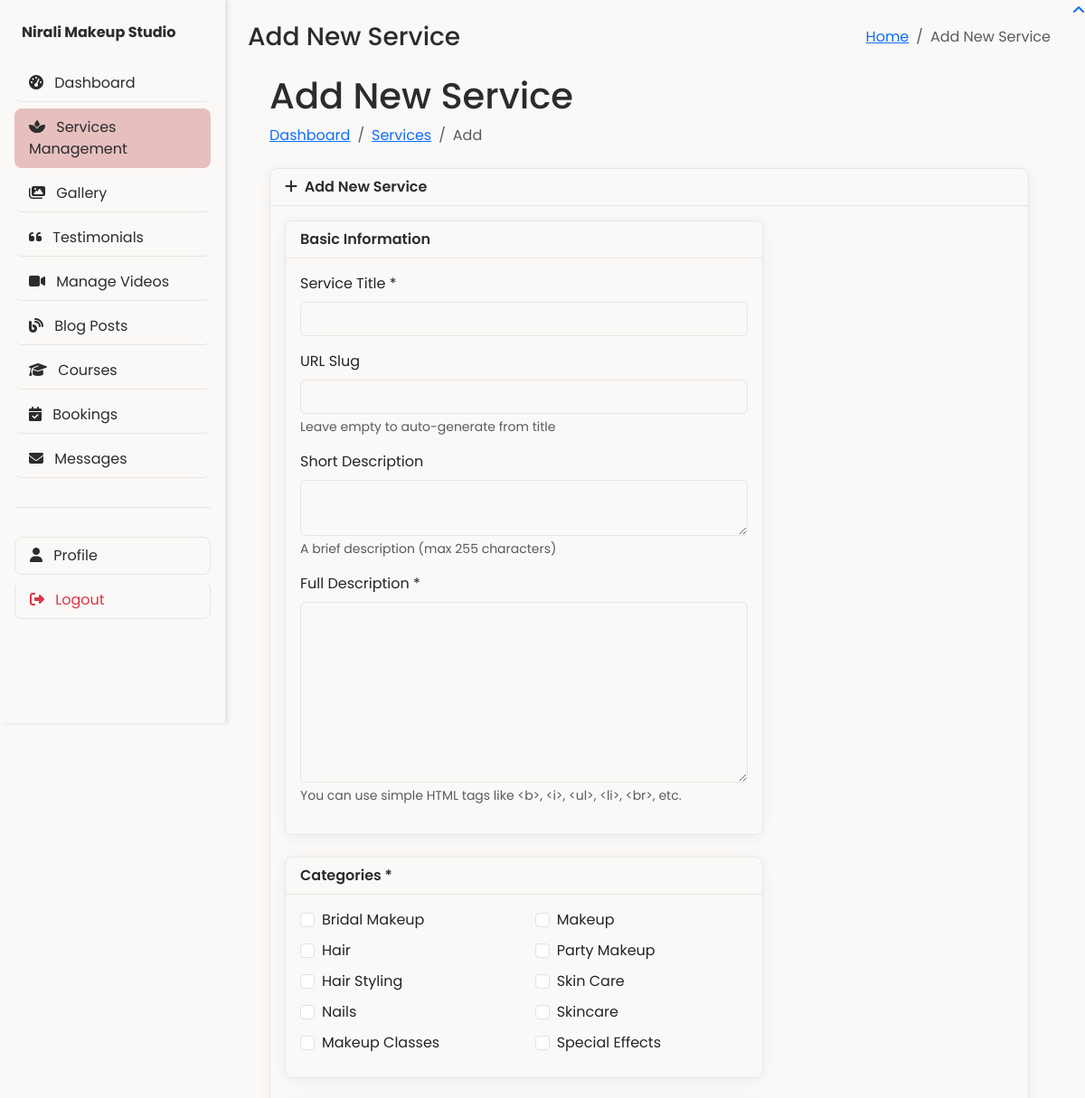
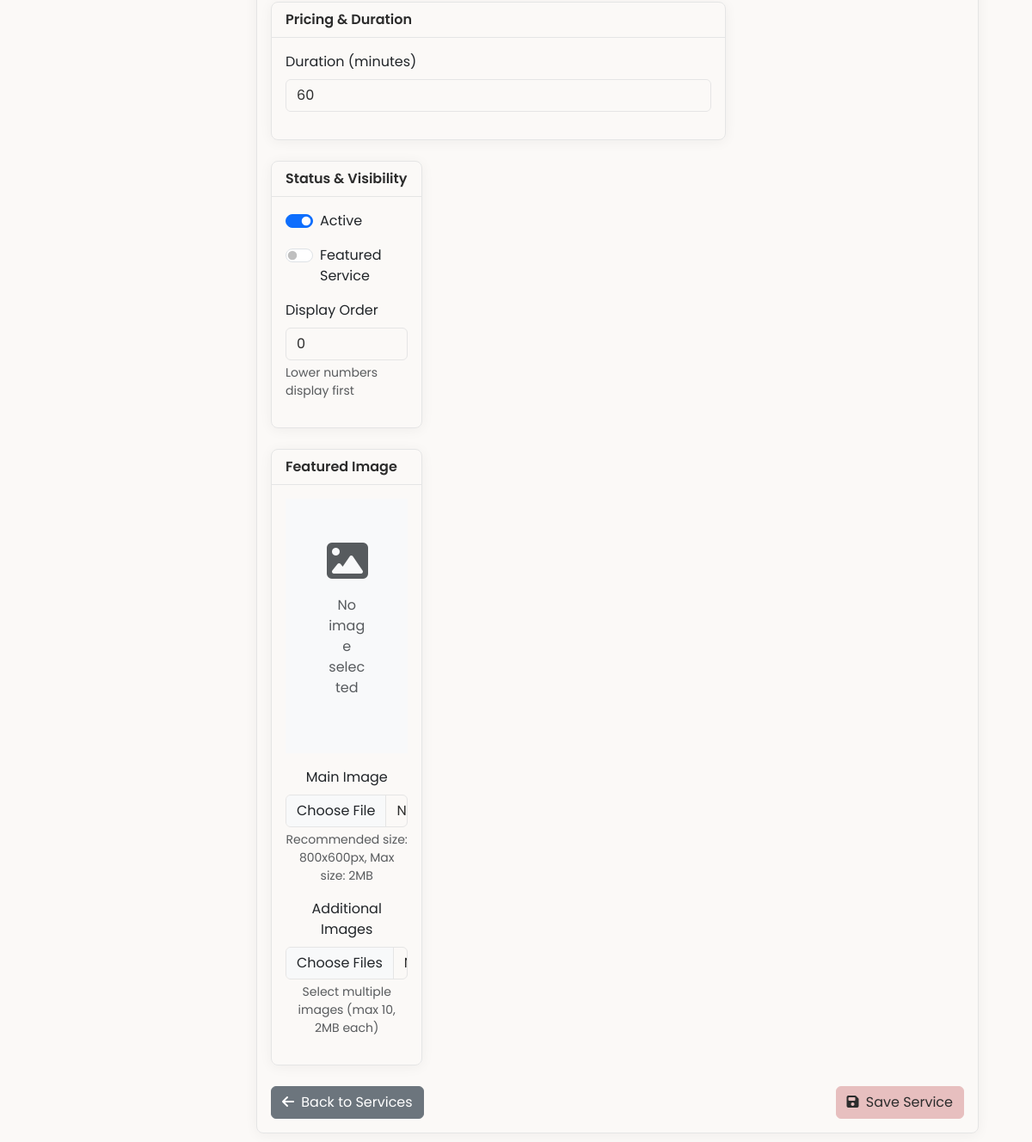
The app's page /admin/service-edit.php (signed in) with its own data (2 pictures, top to bottom).
### tables this page shows
CREATE TABLE `service_categories` (
  `id` int(11) NOT NULL,
  `name` varchar(100) NOT NULL,
  `slug` varchar(100) NOT NULL,
  `description` text DEFAULT NULL,
  `image` varchar(255) DEFAULT NULL,
  `status` tinyint(1) NOT NULL DEFAULT 1,
  `display_order` int(11) DEFAULT 0,
  `created_at` timestamp NOT NULL DEFAULT current_timestamp(),
  `updated_at` timestamp NOT NULL DEFAULT current_timestamp() ON UPDATE current_timestamp()
);

### admin/service-edit.php (the view, shortened to what this page needs)
<?php
$pdo = getDBConnection();
$service = [
    'id' => 0,
    'title' => '',
    'slug' => '',
    'description' => '',
    'short_description' => '',
    'duration' => 60,
    'image' => '',
    'is_featured' => 0,
    'display_order' => 0,
    'status' => 1,
    'category_ids' => []
];
$isEdit = false;
$categories = [];
try {
    $categories = $pdo->query(
        "SELECT id, name FROM service_categories
         WHERE status = 1
         ORDER BY display_order, name"
    )->fetchAll(PDO::FETCH_ASSOC);
} catch (PDOException $e) {
    $_SESSION['error'] = 'Error loading categories: ' . $e->getMessage();
    header('Location: services.php');
    exit();
}
require_once 'includes/header.php';
?>
<div class="container-fluid px-4">
    <h1 class="mt-4"><?php echo $isEdit ? 'Edit Service' : 'Add New Service'; ?></h1>
    <ol class="breadcrumb mb-4">
        <li class="breadcrumb-item"><a href="index.php">Dashboard</a></li>
        <li class="breadcrumb-item"><a href="services.php">Services</a></li>
        <li class="breadcrumb-item active"><?php echo $isEdit ? 'Edit' : 'Add'; ?></li>
    </ol>
    <div class="card mb-4">
        <div class="card-header">
            <i class="fas fa-<?php echo $isEdit ? 'edit' : 'plus'; ?> me-1"></i>
            <?php echo $isEdit ? 'Edit Service' : 'Add New Service'; ?>
        </div>
        <div class="card-body">
            <form method="post" enctype="multipart/form-data" class="needs-validation" novalidate>
                <div class="row">
                    <div class="col-md-8">
                        <div class="card mb-4">
                            <div class="card-header">
                                Basic Information
                            </div>
                            <div class="card-body">
                                <div class="mb-3">
                                    <label for="title" class="form-label">Service Title *</label>
                                    <input type="text" class="form-control" id="title" name="title"
                                           value="<?php echo htmlspecialchars($service['title'] ?? ''); ?>" required>
                                </div>
                                <div class="mb-3">
                                    <label for="slug" class="form-label">URL Slug</label>
                                    <input type="text" class="form-control" id="slug" name="slug"
                                           value="<?php echo htmlspecialchars($service['slug'] ?? ''); ?>">
                                    <div class="form-text">Leave empty to auto-generate from title</div>
                                </div>
                                <div class="mb-3">
                                    <label for="short_description" class="form-label">Short Description</label>
                                    <textarea class="form-control" id="short_description" name="short_description"
                                              rows="2" maxlength="255"><?php echo htmlspecialchars($service['short_description'] ?? ''); ?></textarea>
                                    <div class="form-text">A brief description (max 255 characters)</div>
                                </div>
                                <div class="mb-3">
                                    <label for="description" class="form-label">Full Description *</label>
                                    <textarea class="form-control" id="description" name="description"
                                              rows="8" required><?php echo htmlspecialchars($service['description'] ?? ''); ?></textarea>
                                    <div class="form-text">You can use simple HTML tags like &lt;b&gt;, &lt;i&gt;, &lt;ul&gt;, &lt;li&gt;, &lt;br&gt;, etc.</div>
                                </div>
                            </div>
                        </div>
                        <div class="card mb-4">
                            <div class="card-header">
                                Categories *
                            </div>
                            <div class="card-body">
                                <?php if (empty($categories)): ?>
                                    <div class="alert alert-warning">
                                        No categories found. <a href="category-edit.php">Create a category</a> first.
                                    </div>
                                <?php else: ?>
                                    <div class="row">
                                        <?php foreach ($categories as $category): ?>
                                            <div class="col-md-6 mb-2">
                                                <div class="form-check">
                                                    <input class="form-check-input" type="checkbox"
                                                           name="category_ids[]"
                                                           value="<?php echo $category['id']; ?>"
                                                           id="category_<?php echo $category['id']; ?>"
                                                           <?php echo in_array($category['id'], $service['category_ids']) ? 'checked' : ''; ?>>
                                                    <label class="form-check-label" for="category_<?php echo $category['id']; ?>">
                                                        <?php echo htmlspecialchars($category['name']); ?>
                                                    </label>
                                                </div>
                                            </div>
                                        <?php endforeach; ?>
                                    </div>
                                <?php endif; ?>
                            </div>
                        </div>
                        <div class="card mb-4">
                            <div class="card-header">
                                Pricing & Duration
                            </div>
                            <div class="card-body">
                                <div class="row">
                                    <div class="col-12 mb-3">
                                        <label for="duration" class="form-label">Duration (minutes)</label>
                                        <input type="number" class="form-control" id="duration" name="duration"
                                               value="<?php echo $service['duration']; ?>" min="1" required>
                                    </div>
                                </div>
                            </div>
                        </div>
                    <div class="col-md-4">
                        <div class="card mb-4">
                            <div class="card-header">
                                Status & Visibility
                            </div>
                            <div class="card-body">
                                <div class="mb-3">
                                    <div class="form-check form-switch mb-3">
                                        <input class="form-check-input" type="checkbox"
                                               id="status" name="status"
                                               value="1" <?php echo ($service['status'] ?? 1) ? 'checked' : ''; ?>>
                                        <label class="form-check-label" for="status">
                                            Active
                                        </label>
                                    </div>
                                </div>
                                <div class="mb-3">
                                    <div class="form-check form-switch mb-3">
                                        <input class="form-check-input" type="checkbox"
                                               id="is_featured" name="is_featured"
                                               value="1" <?php echo $service['is_featured'] ? 'checked' : ''; ?>>
                                        <label class="form-check-label" for="is_featured">
                                            Featured Service
                                        </label>
                                    </div>
                                </div>
                                <div class="mb-3">
                                    <label for="display_order" class="form-label">Display Order</label>
                                    <input type="number" class="form-control" id="display_order"
                                           name="display_order" value="<?php echo $service['display_order']; ?>">
                                    <div class="form-text">Lower numbers display first</div>
                                </div>
                            </div>
                        </div>
                        <div class="card mb-4">
                            <div class="card-header">
                                Featured Image
                            </div>
                            <div class="card-body text-center">
                                <?php if (!empty($service['image']) && file_exists('../' . $service['image'])): ?>
                                    <img src="../<?php echo htmlspecialchars($service['image'] ?? ''); ?>"
                                         alt="Service Image" class="img-thumbnail mb-3"
                                         style="max-height: 200px; width: auto;">
                                    <div class="form-check mb-3">
                                        <input class="form-check-input" type="checkbox"
                                               id="remove_image" name="remove_image" value="1">
                                        <label class="form-check-label" for="remove_image">
                                            Remove Image
                                        </label>
                                    </div>
                                <?php else: ?>
                                    <div class="bg-light p-5 mb-3 text-center">
                                        <i class="fas fa-image fa-3x text-muted mb-3"></i>
                                        <p class="text-muted">No image selected</p>
                                    </div>
                                <?php endif; ?>
                                <div class="mb-3">
                                    <label for="image" class="form-label">Main Image</label>
                                    <input class="form-control" type="file" id="image" name="image"
                                           accept="image/jpeg,image/png,image/webp">
                                    <div class="form-text">Recommended size: 800x600px, Max size: 2MB</div>
                                </div>
                                <div class="mb-3">
                                    <label for="gallery_images" class="form-label">Additional Images</label>
                                    <input class="form-control" type="file" id="gallery_images"
                                           name="gallery_images[]" multiple
                                           accept="image/jpeg,image/png,image/webp">
                                    <div class="form-text">Select multiple images (max 10, 2MB each)</div>
                                </div>
                            </div>
                        </div>
                    </div>
                </div>
                <div class="d-flex justify-content-between">
                    <a href="services.php" class="btn btn-secondary">
                        <i class="fas fa-arrow-left me-1"></i> Back to Services
                    </a>
                    <button type="submit" class="btn btn-primary">
                        <i class="fas fa-save me-1"></i> Save Service
                    </button>
                </div>
            </form>
        </div>
    </div>
</div>
<?php
require_once 'includes/footer.php';
?>

### admin/includes/header.php (style rules this page uses)
.card { border-radius: 0.5rem; overflow: hidden; }
:root { --primary-bg: #FBF9F7; --primary-text: #2C2C2C; --sidebar-width: 250px; }
body { font-family: -apple-system, BlinkMacSystemFont, 'Segoe UI', Roboto, Oxygen, Ubuntu, Cantarell, sans-serif; background-color: var(--primary-bg); color: var(--primary-text); min-height: 100vh; margin: 0; padding: 0; }
:root { --primary: #4e73df; --secondary: #858796; --success: #1cc88a; --info: #36b9cc; --warning: #f6c23e; --danger: #e74a3b; --light: #f8f9fc; --dark: #5a5c69; --instagram: #e4405f; }
body { font-family: 'Poppins', sans-serif; background-color: var(--primary-bg); color: var(--primary-text); min-height: 100vh; overflow-x: hidden; }
.card { background: var(--tertiary-bg); border: 1px solid var(--light-border); border-radius: 8px; box-shadow: var(--card-shadow); transition: all 0.3s ease; }
.card-header { background: var(--secondary-bg); border-bottom: 1px solid var(--light-border); color: var(--primary-text); font-weight: 600; }
.btn-primary { background-color: var(--primary-accent); border-color: var(--primary-accent); color: var(--primary-text); transition: all 0.3s ease; }
.form-control, .form-select { border: 1px solid var(--light-border); background-color: var(--tertiary-bg); color: var(--primary-text); }

### admin/service-edit.php (style rules this page uses)
#description { min-height: 200px; font-family: -apple-system, BlinkMacSystemFont, "Segoe UI", Roboto, "Helvetica Neue", Arial, sans-serif; font-size: 14px; line-height: 1.5; resize: vertical; }

### records on screen
service_categories: name "Bridal Makeup"
service_categories: name "Makeup"
service_categories: name "Hair"
service_categories: name "Party Makeup"
service_categories: name "Hair Styling"
service_categories: name "Skin Care"
service_categories: name "Nails"
service_categories: name "Skincare"
service_categories: name "Makeup Classes"
service_categories: name "Special Effects"

### other values on screen
$page_title "Add New Service"
